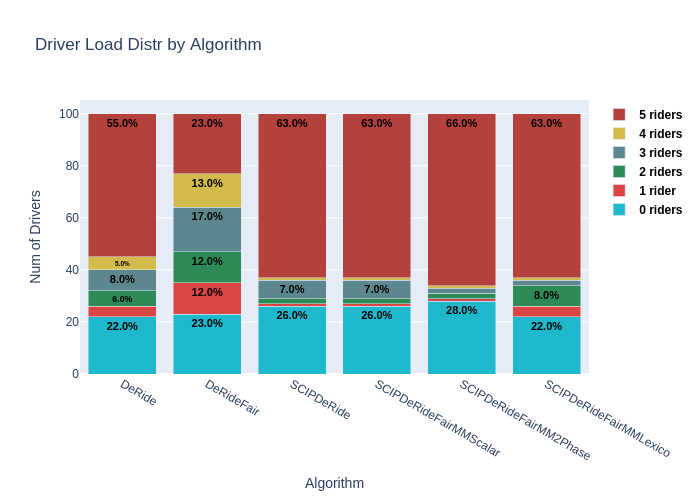

Recreate this plot in Python.
import plotly.graph_objects as go
import plotly.express as px
import pandas as pd
import os

# Get the directory where this script is located
script_dir = os.path.dirname(os.path.abspath(__file__))

# Define the data
data = [
    {"Algorithm": "DeRide", "0_riders": 22, "1_rider": 4, "2_riders": 6, "3_riders": 8, "4_riders": 5, "5_riders": 55},
    {"Algorithm": "DeRideFair", "0_riders": 23, "1_rider": 12, "2_riders": 12, "3_riders": 17, "4_riders": 13, "5_riders": 23},
    {"Algorithm": "SCIPDeRide", "0_riders": 26, "1_rider": 1, "2_riders": 2, "3_riders": 7, "4_riders": 1, "5_riders": 63},
    {"Algorithm": "SCIPDeRideFairMMScalar", "0_riders": 26, "1_rider": 1, "2_riders": 2, "3_riders": 7, "4_riders": 1, "5_riders": 63},
    {"Algorithm": "SCIPDeRideFairMM2Phase", "0_riders": 28, "1_rider": 1, "2_riders": 2, "3_riders": 2, "4_riders": 1, "5_riders": 66},
    {"Algorithm": "SCIPDeRideFairMMLexico", "0_riders": 22, "1_rider": 4, "2_riders": 8, "3_riders": 2, "4_riders": 1, "5_riders": 63}
]

df = pd.DataFrame(data)

# Define colors for each load level
colors = ['#1FB8CD', '#DB4545', '#2E8B57', '#5D878F', '#D2BA4C', '#B4413C']
load_levels = ['0_riders', '1_rider', '2_riders', '3_riders', '4_riders', '5_riders']
load_labels = ['0 riders', '1 rider', '2 riders', '3 riders', '4 riders', '5 riders']

# Calculate totals for percentage calculations
df['total'] = df[load_levels].sum(axis=1)

# Create the figure
fig = go.Figure()

# Add traces for each load level
for i, (level, label) in enumerate(zip(load_levels, load_labels)):
    # Calculate percentages
    percentages = (df[level] / df['total'] * 100).round(1)
    
    # Create text labels with percentages
    text_labels = []
    for j, (val, pct) in enumerate(zip(df[level], percentages)):
        if val > 0 and pct >= 5:
            text_labels.append(f'<b>{pct}%</b>')
        else:
            text_labels.append('')
    
    fig.add_trace(go.Bar(
        name=f"<b>{label}</b>",  # Make legend label bold
        x=df['Algorithm'],
        y=df[level],
        marker_color=colors[i],
        text=text_labels,
        textposition='inside',
        textfont=dict(size=11, family='Arial', color='black', weight='bold'),  # Use weight for bold
        cliponaxis=False
    ))

# Update layout
fig.update_layout(
    title='Driver Load Distr by Algorithm',
    xaxis_title='Algorithm',
    yaxis_title='Num of Drivers',
    barmode='stack',
    showlegend=True,
    legend=dict(font=dict(size=12, family='Arial', color='black', weight='bold'))  # Use weight for bold
)

# Save the chart in the same directory as the script
output_path = os.path.join(script_dir, 'driver_load_distribution.png')
fig.write_image(output_path)
print(f"Chart saved to: {output_path}")
